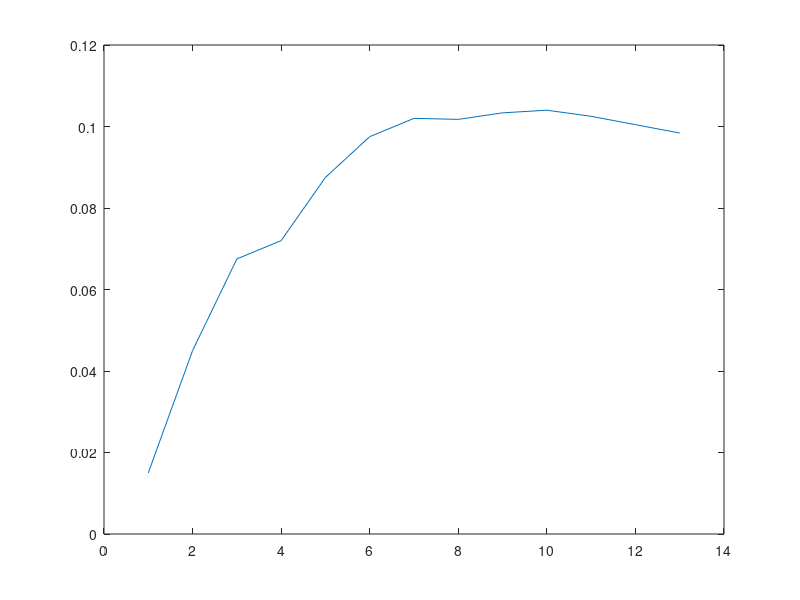

Here is the MATLAB script that generated this plot:
tension = [0.3,1,1.5,1.8,2.5,3.0,3.4,3.7,3.9,4.0,4.1,4.1,4.1];
corriente = [0.05,0.045,0.045,0.040,0.035,0.0325,0.03,0.0275,0.0265,0.0260,0.0250,0.0245,0.0240];
%resistencia = tension./corriente;
%resistencia
%plot(resistencia);
%hold on;
potencia = tension.*corriente;
plot(potencia);
